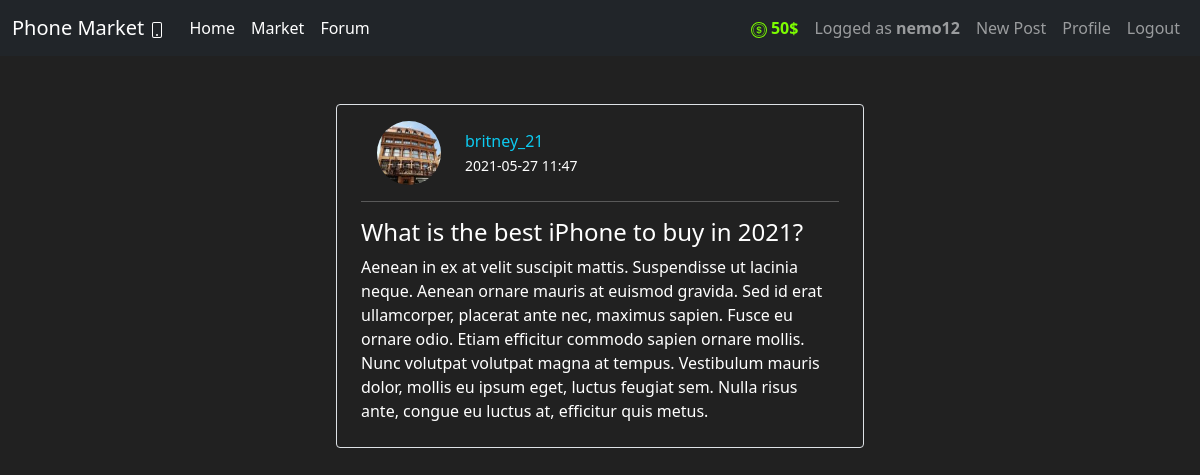
Page /post/15 (signed in) on the committed database.
### market/models.py (models this page shows, shortened)
class User(db.Model, UserMixin):
    id = db.Column(db.Integer(), primary_key=True)
    username = db.Column(db.String(length=30), nullable=False, unique=True)
    email_address = db.Column(db.String(length=50),
                              nullable=False, unique=True)
    password_hash = db.Column(db.String(length=60), nullable=False)
    budget = db.Column(db.Integer(), nullable=False, default=1000)
    image_file = db.Column(db.Integer(), nullable=False,
                           server_default='default-profile-pic.jpg')
    items = db.relationship('Item', backref='owned_user', lazy=True)
    posts = db.relationship('Post', backref='author', lazy=True)
    @property
    def prettier_budget(self):
        if len(str(self.budget)) >= 4:
            return f'{str(self.budget)[:-3]},{str(self.budget)[-3:]}$'
        return f'{self.budget}$'
    @property
    def password(self):
        return self.password

class Post(db.Model):
    id = db.Column(db.Integer(), primary_key=True)
    title = db.Column(db.String(100), nullable=False)
    time_created = db.Column(db.DateTime(
        timezone=True), server_default=func.now())
    content = db.Column(db.Text, nullable=False)
    user_id = db.Column(db.Integer, db.ForeignKey('user.id'), nullable=False)

### market/posts/routes.py (the view)
@posts.route('/post/<int:post_id>')
@login_required
def post_page(post_id):
    post = Post.query.get_or_404(post_id)
    return render_template('post.html', title=post.title, post=post)

### market/models.py (called while the page is built)
@login_manager.user_loader
def load_user(user_id):
    return User.query.get(int(user_id))

### market/templates/post.html (shortened to what this page needs)
{% extends 'base.html' %}
{% block content %}
<div class="container w-50">
  <div class="media m-4 p-3 border rounded">
    <img class="mx-4 rounded-circle float-start",
    src="{{ url_for('static', filename='/profile_pics/' + post.author.image_file) }}",
    alt="Generic placeholder image",
    style="width:64px;height:64px">
    <div class="media-body m-2">
      <a class="link-info text-decoration-none" href="{{ url_for('users.user_posts', username=post.author.username) }}">
        {{ post.author.username }}
      </a>
       <br>
      <small>{{ post.time_created.strftime("%Y-%m-%d %H:%M") }}</small>
      <hr class="mt-4">
      <h4 class="mt-0">{{ post.title }}</></h4>
      {{ post.content }}
    </div>
  </div>
</div>
{% endblock %}

### market/templates/base.html (shortened to what this page needs)
<!DOCTYPE html>
<html lang="en">
  <head>
    <link
      href="https://cdn.jsdelivr.net/npm/bootstrap@5.0.0-beta3/dist/css/bootstrap.min.css"
      rel="stylesheet"
    />
  </head>
  <body>
    <nav class="navbar navbar-expand-lg navbar-dark bg-dark">
      <div class="container-fluid">
        <a class="navbar-brand" href="{{ url_for('main.home_page') }}">
          Phone Market
        </a>
        <div class="collapse navbar-collapse" id="navbarSupportedContent">
          <ul class="navbar-nav me-auto mb-2 mb-lg-0">
            <li class="nav-item">
              <a class="nav-link active" aria-current="page" href="{{ url_for('main.home_page') }}">Home</a>
            </li>
            <li class="nav-item">
              <a class="nav-link active" aria-current="page" href="{{ url_for('main.market_page') }}">Market</a>
            </li>
            <li class="nav-item">
              <a class="nav-link active" aria-current="page" href="{{ url_for('main.forum_page') }}">Forum</a>
            </li>
          </ul>
          <ul class="navbar-nav mb-2 mb-lg-0">
            {% if current_user.is_authenticated %}
            <li class="nav-item">
              <a class="nav-link fw-bold" style="color:lawngreen">
                {{ current_user.prettier_budget }}
              </a>
            </li>
            <li class="nav-item">
              <a class="nav-link" href="{{ url_for('users.account_page') }}">
                Logged as <strong>{{ current_user.username }}</strong>
              </a>
            </li>
            <li class="nav-item">
              <a class="nav-link" href="{{ url_for('posts.new_post') }}">New Post</a>
            </li>
            <li class="nav-item">
              <a class="nav-link" href="{{ url_for('users.account_page') }}">Profile</a>
            </li>
            <li class="nav-item">
              <a class="nav-link" href="{{ url_for('users.logout_page') }}">Logout</a>
            </li>
            {% endif %}
          </ul>
        </div>
      </div>
    </nav>
    <br>
    {% block content %}
    {% endblock %}
  </body>
</html>

### market/templates/base.html (style rules this page uses)
body { background-color: #212121; color: white; }

### rows in the picture
User: prettier_budget "50$", username "nemo12"
User: image_file (picture), author.username "britney_21"
Post: time_created "2021-05-27 11:47", title "What is the best iPhone to buy in 2021?", content "Aenean in ex at velit suscipit mattis. Suspendisse ut lacinia neque. Aenean ornare mauris at euismod gravida. Sed id erat ullamcorper, placerat ante nec, maximus sapien. Fusce eu ornare odio. Etiam efficitur commodo sapien ornare mollis. Nunc volutpat volutpat magna at tempus. Vestibulum mauris dolor, mollis eu ipsum eget, luctus feugiat sem. Nulla risus ante, congue eu luctus at, efficitur quis metus."
